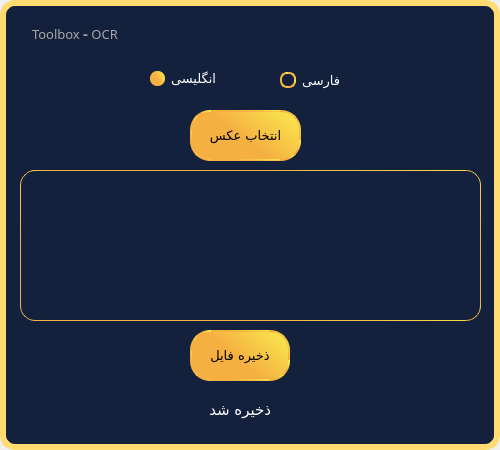
<?xml version="1.0" encoding="UTF-8"?>
<ui version="4.0">
 <class>OCR</class>
 <widget class="QMainWindow" name="OCR">
  <property name="geometry">
   <rect>
    <x>0</x>
    <y>0</y>
    <width>500</width>
    <height>450</height>
   </rect>
  </property>
  <property name="windowTitle">
   <string>MainWindow</string>
  </property>
  <widget class="QWidget" name="centralwidget">
   <widget class="QFrame" name="frame">
    <property name="geometry">
     <rect>
      <x>0</x>
      <y>0</y>
      <width>500</width>
      <height>450</height>
     </rect>
    </property>
    <property name="styleSheet">
     <string notr="true">QFrame{
	background-color:#14213d;
	border:6px solid #FFDB70;
border-radius:15px;
}


</string>
    </property>
    <property name="frameShape">
     <enum>QFrame::StyledPanel</enum>
    </property>
    <property name="frameShadow">
     <enum>QFrame::Raised</enum>
    </property>
    <widget class="QRadioButton" name="persian_rdbtn">
     <property name="geometry">
      <rect>
       <x>280</x>
       <y>70</y>
       <width>111</width>
       <height>21</height>
      </rect>
     </property>
     <property name="font">
      <font>
       <family>Gandom</family>
       <pointsize>10</pointsize>
      </font>
     </property>
     <property name="cursor">
      <cursorShape>PointingHandCursor</cursorShape>
     </property>
     <property name="styleSheet">
      <string notr="true">QRadioButton{
color: rgb(255, 255, 255);
}

QRadioButton::indicator::checked{
width:15px;
height:15px;
  border-radius:7px;	
	background-color: qlineargradient(spread:pad, x1:0.006, y1:0.585, x2:1, y2:0, stop:0.369318 rgba(246, 176, 66, 255), stop:1 rgba(249, 237, 78, 255));
	color: rgb(255, 255, 255);
}
QRadioButton::indicator::unchecked {
width:12px;
height:12px;
  border-radius:7px;
	border:2px solid qlineargradient(spread:pad, x1:0.006, y1:0.585, x2:1, y2:0, stop:0.369318 rgba(246, 176, 66, 255), stop:1 rgba(249, 237, 78, 255));;
	background-color: none;

}</string>
     </property>
     <property name="text">
      <string>فارسی</string>
     </property>
    </widget>
    <widget class="QPushButton" name="createtxt_btn">
     <property name="geometry">
      <rect>
       <x>190</x>
       <y>330</y>
       <width>100</width>
       <height>51</height>
      </rect>
     </property>
     <property name="font">
      <font>
       <family>Gandom</family>
       <pointsize>10</pointsize>
      </font>
     </property>
     <property name="cursor">
      <cursorShape>PointingHandCursor</cursorShape>
     </property>
     <property name="styleSheet">
      <string notr="true">QPushButton{
border: 2px solid qlineargradient(spread:pad, x1:0.006, y1:0.585, x2:1, y2:0, stop:0.369318 rgba(246, 176, 66, 255), stop:1 rgba(249, 237, 78, 255));
border-radius:20px;
background-color:qlineargradient(spread:pad, x1:0.006, y1:0.585, x2:1, y2:0, stop:0.369318 rgba(246, 176, 66, 255), stop:1 rgba(249, 237, 78, 255));
color: black;   
}
QPushButton:disabled{
background-color: rgb(167, 167, 167);
border:none;
	color:#14213d;
}
</string>
     </property>
     <property name="text">
      <string>ذخیره فایل</string>
     </property>
     <property name="icon">
      <iconset>
       <normaloff>../Images/save.png</normaloff>../Images/save.png</iconset>
     </property>
     <property name="iconSize">
      <size>
       <width>25</width>
       <height>25</height>
      </size>
     </property>
    </widget>
    <widget class="QPushButton" name="chooseimage_btn">
     <property name="geometry">
      <rect>
       <x>190</x>
       <y>110</y>
       <width>111</width>
       <height>51</height>
      </rect>
     </property>
     <property name="font">
      <font>
       <family>Gandom</family>
       <pointsize>10</pointsize>
      </font>
     </property>
     <property name="cursor">
      <cursorShape>PointingHandCursor</cursorShape>
     </property>
     <property name="styleSheet">
      <string notr="true">QPushButton{
border: 2px solid qlineargradient(spread:pad, x1:0.006, y1:0.585, x2:1, y2:0, stop:0.369318 rgba(246, 176, 66, 255), stop:1 rgba(249, 237, 78, 255));
border-radius:20px;
background-color:qlineargradient(spread:pad, x1:0.006, y1:0.585, x2:1, y2:0, stop:0.369318 rgba(246, 176, 66, 255), stop:1 rgba(249, 237, 78, 255));
color: black;   
}
QPushButton:disabled{
background-color: rgb(167, 167, 167);
border:none;
	color:#14213d;
}
</string>
     </property>
     <property name="text">
      <string>انتخاب عکس</string>
     </property>
     <property name="icon">
      <iconset>
       <normaloff>../Images/chooseImage.png</normaloff>../Images/chooseImage.png</iconset>
     </property>
     <property name="iconSize">
      <size>
       <width>25</width>
       <height>25</height>
      </size>
     </property>
    </widget>
    <widget class="QRadioButton" name="english_rdbtn">
     <property name="geometry">
      <rect>
       <x>150</x>
       <y>70</y>
       <width>82</width>
       <height>17</height>
      </rect>
     </property>
     <property name="font">
      <font>
       <family>Gandom</family>
       <pointsize>10</pointsize>
      </font>
     </property>
     <property name="cursor">
      <cursorShape>PointingHandCursor</cursorShape>
     </property>
     <property name="styleSheet">
      <string notr="true">QRadioButton{
color: rgb(255, 255, 255);
}

QRadioButton::indicator::checked{
width:15px;
height:15px;
  border-radius:7px;	
	background-color: qlineargradient(spread:pad, x1:0.006, y1:0.585, x2:1, y2:0, stop:0.369318 rgba(246, 176, 66, 255), stop:1 rgba(249, 237, 78, 255));
	color: rgb(255, 255, 255);
}
QRadioButton::indicator::unchecked {
width:12px;
height:12px;
  border-radius:7px;
	border:2px solid qlineargradient(spread:pad, x1:0.006, y1:0.585, x2:1, y2:0, stop:0.369318 rgba(246, 176, 66, 255), stop:1 rgba(249, 237, 78, 255));;
	background-color: none;

}</string>
     </property>
     <property name="text">
      <string>انگلیسی</string>
     </property>
     <property name="checked">
      <bool>true</bool>
     </property>
    </widget>
    <widget class="QLabel" name="Title">
     <property name="geometry">
      <rect>
       <x>32</x>
       <y>18</y>
       <width>231</width>
       <height>31</height>
      </rect>
     </property>
     <property name="font">
      <font>
       <family>A Salamat</family>
       <pointsize>10</pointsize>
       <weight>50</weight>
       <bold>false</bold>
       <kerning>true</kerning>
      </font>
     </property>
     <property name="styleSheet">
      <string notr="true">
color: #a7a7a7;
border:none;</string>
     </property>
     <property name="text">
      <string>Toolbox &lt;span style=&quot; font-size:11pt; font-weight:600;&quot;&gt;-&lt;/span&gt; OCR</string>
     </property>
     <property name="scaledContents">
      <bool>false</bool>
     </property>
    </widget>
    <widget class="QPushButton" name="ExitButton">
     <property name="geometry">
      <rect>
       <x>455</x>
       <y>20</y>
       <width>25</width>
       <height>25</height>
      </rect>
     </property>
     <property name="cursor">
      <cursorShape>PointingHandCursor</cursorShape>
     </property>
     <property name="styleSheet">
      <string notr="true"/>
     </property>
     <property name="text">
      <string/>
     </property>
     <property name="icon">
      <iconset>
       <normaloff>../Images/Exit.png</normaloff>../Images/Exit.png</iconset>
     </property>
     <property name="iconSize">
      <size>
       <width>20</width>
       <height>20</height>
      </size>
     </property>
     <property name="flat">
      <bool>true</bool>
     </property>
    </widget>
    <widget class="QPlainTextEdit" name="plainTextEdit">
     <property name="geometry">
      <rect>
       <x>20</x>
       <y>170</y>
       <width>461</width>
       <height>151</height>
      </rect>
     </property>
     <property name="font">
      <font>
       <family>Gandom</family>
       <pointsize>10</pointsize>
      </font>
     </property>
     <property name="styleSheet">
      <string notr="true">border:1px solid qlineargradient(spread:pad, x1:0.006, y1:0.585, x2:1, y2:0, stop:0.369318 rgba(246, 176, 66, 255), stop:1 rgba(249, 237, 78, 255));;
color: rgb(255, 255, 255);
</string>
     </property>
     <property name="readOnly">
      <bool>true</bool>
     </property>
     <property name="plainText">
      <string/>
     </property>
    </widget>
    <widget class="QLabel" name="label">
     <property name="geometry">
      <rect>
       <x>180</x>
       <y>400</y>
       <width>91</width>
       <height>20</height>
      </rect>
     </property>
     <property name="font">
      <font>
       <family>Gandom</family>
       <pointsize>11</pointsize>
      </font>
     </property>
     <property name="styleSheet">
      <string notr="true">border:none;
color: rgb(255, 255, 255);</string>
     </property>
     <property name="text">
      <string>ذخیره شد</string>
     </property>
    </widget>
   </widget>
  </widget>
 </widget>
 <resources/>
 <connections/>
</ui>
